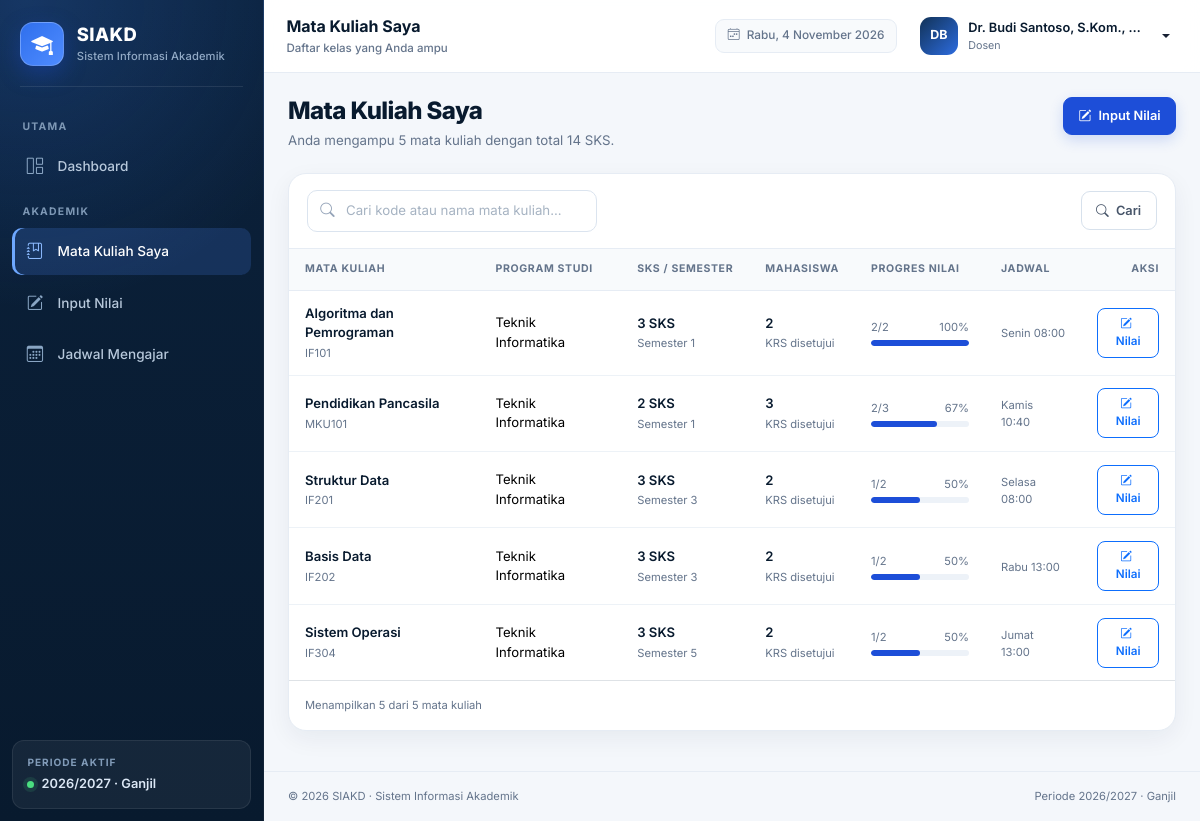
The app's page /dosen/mata_kuliah.php (signed in) with its own data.
### tables this page shows
CREATE TABLE `dosen` (
    `id` INT UNSIGNED NOT NULL AUTO_INCREMENT,
    `user_id` INT UNSIGNED NOT NULL,
    `nidn` VARCHAR(20) NOT NULL,
    `nama` VARCHAR(100) NOT NULL,
    `email` VARCHAR(120) NOT NULL,
    `prodi_id` INT UNSIGNED NOT NULL,
    `created_at` TIMESTAMP NOT NULL DEFAULT CURRENT_TIMESTAMP,
    `updated_at` TIMESTAMP NOT NULL DEFAULT CURRENT_TIMESTAMP ON UPDATE CURRENT_TIMESTAMP,
    PRIMARY KEY (`id`),
    UNIQUE KEY `uq_dosen_user` (`user_id`),
    UNIQUE KEY `uq_dosen_nidn` (`nidn`),
    UNIQUE KEY `uq_dosen_email` (`email`),
    KEY `idx_dosen_prodi` (`prodi_id`),
    CONSTRAINT `fk_dosen_user` FOREIGN KEY (`user_id`) REFERENCES `users` (`id`) ON DELETE CASCADE ON UPDATE CASCADE,
    CONSTRAINT `fk_dosen_prodi` FOREIGN KEY (`prodi_id`) REFERENCES `prodi` (`id`) ON DELETE RESTRICT ON UPDATE CASCADE
);

CREATE TABLE `users` (
    `id` INT UNSIGNED NOT NULL AUTO_INCREMENT,
    `nama` VARCHAR(100) NOT NULL,
    `email` VARCHAR(120) NOT NULL,
    `password` VARCHAR(255) NOT NULL,
    `role` ENUM('admin', 'dosen', 'mahasiswa') NOT NULL,
    `status` ENUM('aktif', 'nonaktif') NOT NULL DEFAULT 'aktif',
    `created_at` TIMESTAMP NOT NULL DEFAULT CURRENT_TIMESTAMP,
    `updated_at` TIMESTAMP NOT NULL DEFAULT CURRENT_TIMESTAMP ON UPDATE CURRENT_TIMESTAMP,
    PRIMARY KEY (`id`),
    UNIQUE KEY `uq_users_email` (`email`),
    KEY `idx_users_role` (`role`)
);

CREATE TABLE `mata_kuliah` (
    `id` INT UNSIGNED NOT NULL AUTO_INCREMENT,
    `kode_mk` VARCHAR(15) NOT NULL,
    `nama_mk` VARCHAR(120) NOT NULL,
    `sks` TINYINT UNSIGNED NOT NULL,
    `semester` TINYINT UNSIGNED NOT NULL,
    `prodi_id` INT UNSIGNED NOT NULL,
    `dosen_id` INT UNSIGNED NULL,
    `created_at` TIMESTAMP NOT NULL DEFAULT CURRENT_TIMESTAMP,
    `updated_at` TIMESTAMP NOT NULL DEFAULT CURRENT_TIMESTAMP ON UPDATE CURRENT_TIMESTAMP,
    PRIMARY KEY (`id`),
    UNIQUE KEY `uq_mata_kuliah_kode` (`kode_mk`),
    KEY `idx_mata_kuliah_prodi` (`prodi_id`),
    KEY `idx_mata_kuliah_dosen` (`dosen_id`),
    CONSTRAINT `fk_mata_kuliah_prodi` FOREIGN KEY (`prodi_id`) REFERENCES `prodi` (`id`) ON DELETE RESTRICT ON UPDATE CASCADE,
    CONSTRAINT `fk_mata_kuliah_dosen` FOREIGN KEY (`dosen_id`) REFERENCES `dosen` (`id`) ON DELETE SET NULL ON UPDATE CASCADE
);

CREATE TABLE `prodi` (
    `id` INT UNSIGNED NOT NULL AUTO_INCREMENT,
    `kode_prodi` VARCHAR(10) NOT NULL,
    `nama_prodi` VARCHAR(100) NOT NULL,
    `created_at` TIMESTAMP NOT NULL DEFAULT CURRENT_TIMESTAMP,
    `updated_at` TIMESTAMP NOT NULL DEFAULT CURRENT_TIMESTAMP ON UPDATE CURRENT_TIMESTAMP,
    PRIMARY KEY (`id`),
    UNIQUE KEY `uq_prodi_kode` (`kode_prodi`),
    UNIQUE KEY `uq_prodi_nama` (`nama_prodi`)
);

### includes/functions.php (called while the page is built, shortened)
<?php
function base_url(string $path = ''): string
{
    $path = ltrim($path, '/');
    return BASE_URL . ($path !== '' ? '/' . $path : '/');
}
function e(mixed $value): string
{
    return htmlspecialchars((string) $value, ENT_QUOTES | ENT_SUBSTITUTE, 'UTF-8');
}
function query(string $key, mixed $default = ''): mixed
{
    if (!array_key_exists($key, $_GET)) {
        return $default;
    }
    $value = $_GET[$key];
    return is_string($value) ? trim($value) : $value;
}
function initials(string $name): string
{
    $parts = preg_split('/\s+/', trim($name)) ?: [];
    $initials = '';
    foreach (array_slice($parts, 0, 2) as $part) {
        $initials .= mb_strtoupper(mb_substr($part, 0, 1));
    }
    return $initials !== '' ? $initials : 'U';
}
function role_label(string $role): string
{
    return match ($role) {
        'admin' => 'Administrator',
        'dosen' => 'Dosen',
        'mahasiswa' => 'Mahasiswa',
        default => ucfirst($role),
    };
}

### includes/auth.php (called while the page is built, shortened)
<?php
require_once __DIR__ . '/../config/database.php';
require_once __DIR__ . '/functions.php';
function current_user(): ?array
{
    static $loaded = false;
    static $user = null;
    if ($loaded) {
        return $user;
    }
    $loaded = true;
    $userId = (int) ($_SESSION['user_id'] ?? 0);
    try {
        $stmt = db()->prepare(
            "SELECT u.id, u.nama, u.email, u.role, u.status, u.created_at,
                    m.id AS mahasiswa_id, m.nim, m.prodi_id AS mahasiswa_prodi_id,
                    m.angkatan, m.jenis_kelamin, m.alamat,
                    d.id AS dosen_id, d.nidn, d.prodi_id AS dosen_prodi_id
             FROM users u
             LEFT JOIN mahasiswa m ON m.user_id = u.id
             LEFT JOIN dosen d ON d.user_id = u.id
             WHERE u.id = :id AND u.status = 'aktif'
             LIMIT 1"
        );
        $stmt->execute(['id' => $userId]);
        $result = $stmt->fetch();
        if ($result) {
            $user = $result;
            return $user;
        }
    } catch (Throwable $exception) {
        error_log('Auth check failed: ' . $exception->getMessage());
    }
    return null;
}
function require_login(): array
{
    $user = current_user();
    return $user;
}
function require_role(string ...$roles): array
{
    $user = require_login();
    return $user;
}

### config/database.php (called while the page is built, shortened)
<?php
function db(): PDO
{
    static $pdo = null;
    if ($pdo instanceof PDO) {
        return $pdo;
    }
    $dsn = sprintf(
        'mysql:host=%s;port=%s;dbname=%s;charset=utf8mb4',
        DB_HOST,
        DB_PORT,
        DB_NAME
    );
    try {
        $pdo = new PDO($dsn, DB_USER, DB_PASS, [
            PDO::ATTR_ERRMODE => PDO::ERRMODE_EXCEPTION,
            PDO::ATTR_DEFAULT_FETCH_MODE => PDO::FETCH_ASSOC,
            PDO::ATTR_EMULATE_PREPARES => false,
        ]);
    } catch (PDOException $exception) {
        error_log('Database connection failed: ' . $exception->getMessage());
        throw new RuntimeException(
            'Koneksi database gagal. Pastikan MySQL berjalan dan database "siakd" sudah diimpor dari database.sql.'
        );
    }
    return $pdo;
}

### dosen/mata_kuliah.php (the view, shortened to what this page needs)
<?php
require_once __DIR__ . '/../includes/auth.php';
$user = require_role('dosen');
$dosenId = (int) ($user['dosen_id'] ?? 0);
$pageTitle = 'Mata Kuliah Saya';
$pageSubtitle = 'Daftar kelas yang Anda ampu';
$search = (string) query('q');
$page = current_page();
$perPage = 10;
$conditions = ['mk.dosen_id = :dosen_id'];
$params = [':dosen_id' => $dosenId];
$where = 'WHERE ' . implode(' AND ', $conditions);
$countStmt = db()->prepare("SELECT COUNT(*) FROM mata_kuliah mk $where");
foreach ($params as $key => $value) {
    $countStmt->bindValue($key, $value, is_int($value) ? PDO::PARAM_INT : PDO::PARAM_STR);
}
$countStmt->execute();
$totalData = (int) $countStmt->fetchColumn();
$totalPages = max(1, (int) ceil($totalData / $perPage));
$page = min($page, $totalPages);
$offset = page_offset($page, $perPage);
$stmt = db()->prepare(
    "SELECT mk.id, mk.kode_mk, mk.nama_mk, mk.sks, mk.semester, p.nama_prodi,
            (SELECT COUNT(DISTINCT k.mahasiswa_id)
             FROM krs k
             WHERE k.mata_kuliah_id = mk.id AND k.status = 'disetujui') AS total_mahasiswa,
            (SELECT COUNT(*)
             FROM krs k
             JOIN nilai n ON n.krs_id = k.id
             WHERE k.mata_kuliah_id = mk.id AND k.status = 'disetujui') AS total_dinilai,
            (SELECT GROUP_CONCAT(CONCAT(j.hari, ' ', DATE_FORMAT(j.jam_mulai, '%H:%i')) ORDER BY FIELD(j.hari, 'Senin', 'Selasa', 'Rabu', 'Kamis', 'Jumat', 'Sabtu'), j.jam_mulai SEPARATOR ' | ')
             FROM jadwal j
             WHERE j.mata_kuliah_id = mk.id) AS jadwal
     FROM mata_kuliah mk
     JOIN prodi p ON p.id = mk.prodi_id
     $where
     ORDER BY mk.semester ASC, mk.kode_mk ASC
     LIMIT :limit OFFSET :offset"
);
foreach ($params as $key => $value) {
    $stmt->bindValue($key, $value, is_int($value) ? PDO::PARAM_INT : PDO::PARAM_STR);
}
$stmt->bindValue(':limit', $perPage, PDO::PARAM_INT);
$stmt->bindValue(':offset', $offset, PDO::PARAM_INT);
$stmt->execute();
$mataKuliahList = $stmt->fetchAll();
$stmtSummary = db()->prepare(
    'SELECT COUNT(*) AS total_mk, COALESCE(SUM(sks), 0) AS total_sks
     FROM mata_kuliah
     WHERE dosen_id = :dosen_id'
);
$stmtSummary->execute(['dosen_id' => $dosenId]);
$summary = $stmtSummary->fetch() ?: ['total_mk' => 0, 'total_sks' => 0];
require_once __DIR__ . '/../includes/header.php';
?>
<div class="page-heading">
    <div>
        <h1>Mata Kuliah Saya</h1>
        <p>Anda mengampu <?= (int) $summary['total_mk'] ?> mata kuliah dengan total <?= (int) $summary['total_sks'] ?> SKS.</p>
    </div>
    <a href="<?= e(base_url('dosen/nilai.php')) ?>" class="btn btn-primary">
        <i class="bi bi-pencil-square me-1" aria-hidden="true"></i> Input Nilai
    </a>
</div>
<div class="card">
    <form class="filter-bar" method="get" action="<?= e(base_url('dosen/mata_kuliah.php')) ?>">
        <div class="search-box">
            <i class="bi bi-search" aria-hidden="true"></i>
            <input type="search" class="form-control" name="q" value="<?= e($search) ?>" placeholder="Cari kode atau nama mata kuliah..." aria-label="Cari mata kuliah">
        </div>
        <div class="d-flex flex-wrap align-items-center gap-2">
            <button type="submit" class="btn btn-outline-secondary">
                <i class="bi bi-search me-1" aria-hidden="true"></i> Cari
            </button>
        </div>
    </form>
    <?php if ($mataKuliahList): ?>
        <div class="table-responsive">
            <table class="table align-middle">
                <thead>
                    <tr>
                        <th>Mata Kuliah</th>
                        <th>Program Studi</th>
                        <th>SKS / Semester</th>
                        <th>Mahasiswa</th>
                        <th>Progres Nilai</th>
                        <th>Jadwal</th>
                        <th class="text-end">Aksi</th>
                    </tr>
                </thead>
                <tbody>
                    <?php foreach ($mataKuliahList as $row): ?>
                        <?php
                        $jumlahMahasiswa = (int) $row['total_mahasiswa'];
                        $jumlahDinilai = (int) $row['total_dinilai'];
                        $progress = $jumlahMahasiswa > 0 ? round(($jumlahDinilai / $jumlahMahasiswa) * 100) : 0;
                        ?>
                        <tr>
                            <td>
                                <span class="cell-title"><?= e($row['nama_mk']) ?></span>
                                <span class="cell-subtitle"><?= e($row['kode_mk']) ?></span>
                            </td>
                            <td><?= e($row['nama_prodi']) ?></td>
                            <td>
                                <span class="cell-title"><?= (int) $row['sks'] ?> SKS</span>
                                <span class="cell-subtitle">Semester <?= (int) $row['semester'] ?></span>
                            </td>
                            <td>
                                <span class="cell-title"><?= $jumlahMahasiswa ?></span>
                                <span class="cell-subtitle">KRS disetujui</span>
                            </td>
                            <td style="min-width: 130px;">
                                <div class="d-flex justify-content-between mb-1">
                                    <span class="small-note"><?= $jumlahDinilai ?>/<?= $jumlahMahasiswa ?></span>
                                    <span class="small-note"><?= $progress ?>%</span>
                                </div>
                                <div class="progress" role="progressbar" aria-label="Progres nilai <?= e($row['nama_mk']) ?>" aria-valuenow="<?= $progress ?>" aria-valuemin="0" aria-valuemax="100" style="height: 6px;">
                                    <div class="progress-bar" style="width: <?= $progress ?>%;"></div>
                                </div>
                            </td>
                            <td>
                                <?php if ($row['jadwal']): ?>
                                    <span class="cell-subtitle"><?= e($row['jadwal']) ?></span>
                                <?php else: ?>
                                    <span class="badge text-bg-secondary-subtle text-secondary-emphasis rounded-pill">Belum dijadwalkan</span>
                                <?php endif; ?>
                            </td>
                            <td class="text-end">
                                <a href="<?= e(base_url('dosen/nilai.php?mata_kuliah_id=' . (int) $row['id'])) ?>" class="btn btn-sm btn-outline-primary">
                                    <i class="bi bi-pencil-square me-1" aria-hidden="true"></i> Nilai
                                </a>
                            </td>
                        </tr>
                    <?php endforeach; ?>
                </tbody>
            </table>
        </div>
        <div class="d-flex flex-wrap align-items-center justify-content-between gap-2 px-3 py-3 border-top">
            <span class="small-note">
                Menampilkan <?= count($mataKuliahList) ?> dari <?= number_format($totalData, 0, ',', '.') ?> mata kuliah
            </span>
        </div>
    <?php endif; ?>
</div>
<?php require_once __DIR__ . '/../includes/footer.php'; ?>

### includes/navbar.php (shortened to what this page needs)
<?php
$hariInggris = ['Sunday' => 'Minggu', 'Monday' => 'Senin', 'Tuesday' => 'Selasa', 'Wednesday' => 'Rabu', 'Thursday' => 'Kamis', 'Friday' => 'Jumat', 'Saturday' => 'Sabtu'];
$bulanInggris = [1 => 'Januari', 'Februari', 'Maret', 'April', 'Mei', 'Juni', 'Juli', 'Agustus', 'September', 'Oktober', 'November', 'Desember'];
$tanggalHariIni = ($hariInggris[date('l')] ?? date('l')) . ', ' . date('j') . ' ' . ($bulanInggris[(int) date('n')] ?? '') . ' ' . date('Y');
?>
<nav class="app-topbar d-flex align-items-center justify-content-between gap-2" aria-label="Navigasi atas">
    <div class="d-flex align-items-center gap-2 gap-md-3 min-w-0">
        <div class="min-w-0">
            <p class="topbar-title"><?= e($pageTitle) ?></p>
            <span class="topbar-subtitle"><?= e($pageSubtitle) ?></span>
        </div>
    </div>
    <div class="d-flex align-items-center gap-2 gap-md-3">
        <span class="topbar-date">
            <i class="bi bi-calendar4-week" aria-hidden="true"></i>
            <?= e($tanggalHariIni) ?>
        </span>
        <div class="dropdown">
            <button class="user-menu dropdown-toggle" type="button" data-bs-toggle="dropdown" aria-expanded="false" aria-label="Menu profil pengguna">
                <span class="avatar"><?= e(initials($currentUser['nama'])) ?></span>
                <span class="user-meta">
                    <span class="user-name"><?= e($currentUser['nama']) ?></span>
                    <span class="user-role"><?= e(role_label($currentUser['role'])) ?></span>
                </span>
            </button>
        </div>
    </div>
</nav>

### records on screen
dosen: user.nama "DB", user.nama "Dr. Budi Santoso, S.Kom.,…", user.role "Dosen"
mata_kuliah: nama_mk "Algoritma dan Pemrograman", kode_mk "IF101", prodi.nama_prodi "Teknik Informatika", sks "3", semester "1", jumlahMahasiswa "2", jumlahDinilai "2", progress "100", jadwal "Senin 08:00"
mata_kuliah: nama_mk "Pendidikan Pancasila", kode_mk "MKU101", prodi.nama_prodi "Teknik Informatika", sks "2", semester "1", jumlahMahasiswa "3", jumlahDinilai "2", progress "67", jadwal "Kamis 10:40"
mata_kuliah: nama_mk "Struktur Data", kode_mk "IF201", prodi.nama_prodi "Teknik Informatika", sks "3", semester "3", jumlahMahasiswa "2", jumlahDinilai "1", progress "50", jadwal "Selasa 08:00"
mata_kuliah: nama_mk "Basis Data", kode_mk "IF202", prodi.nama_prodi "Teknik Informatika", sks "3", semester "3", jumlahMahasiswa "2", jumlahDinilai "1", progress "50", jadwal "Rabu 13:00"
mata_kuliah: nama_mk "Sistem Operasi", kode_mk "IF304", prodi.nama_prodi "Teknik Informatika", sks "3", semester "5", jumlahMahasiswa "2", jumlahDinilai "1", progress "50", jadwal "Jumat 13:00"

### other values on screen
APP_NAME "SIAKD"
APP_FULL_NAME "Sistem Informasi Akademik"
$section['label'] "UTAMA"
$item['title'] "Dashboard"
$section['label'] "AKADEMIK"
$item['title'] "Mata Kuliah Saya"
$item['title'] "Input Nilai"
$item['title'] "Jadwal Mengajar"
TAHUN_AJARAN_AKTIF "2026/2027"
SEMESTER_AKTIF "Ganjil"
$pageTitle "Mata Kuliah Saya"
$pageSubtitle "Daftar kelas yang Anda ampu"
$summary['total_mk'] "5"
$summary['total_sks'] "14"
count($mataKuliahList) "5"
